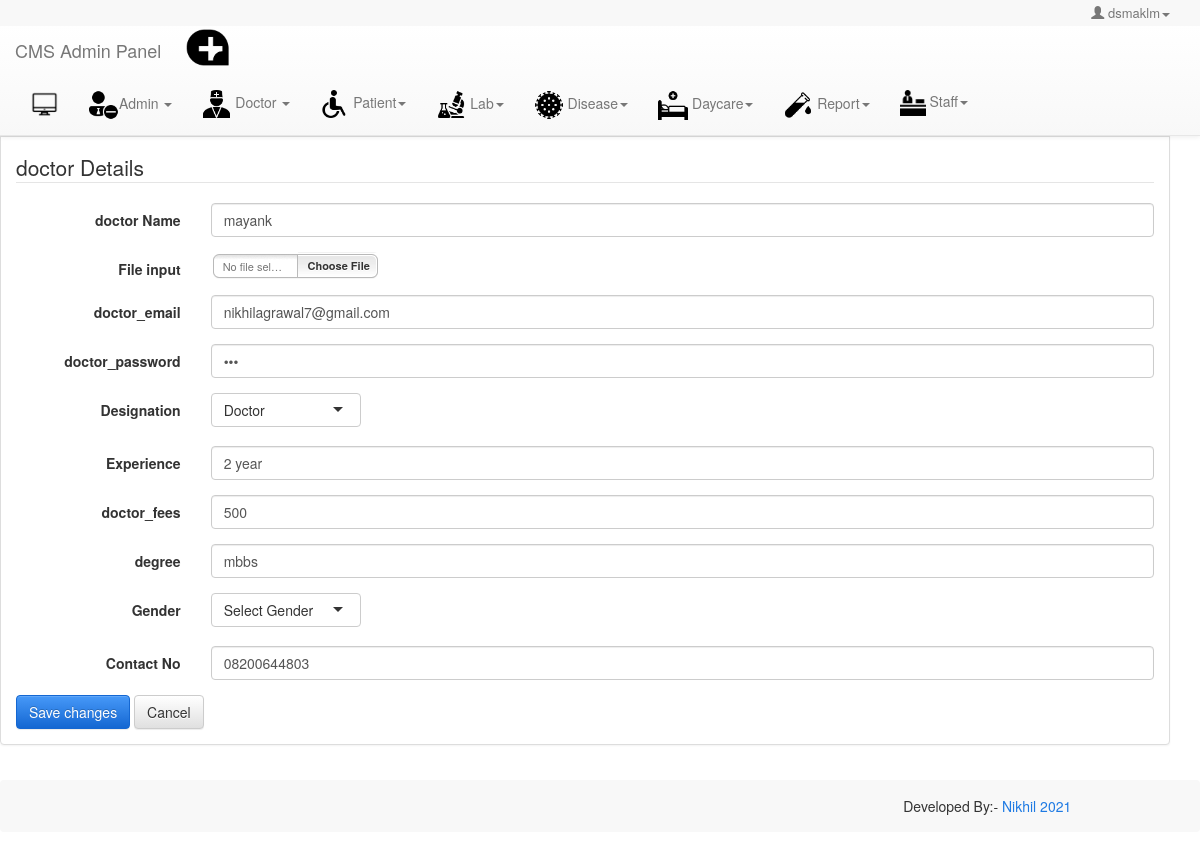
Page /doctor_update.php?id=20 (signed in) on the committed database.
### tables this page shows
CREATE TABLE `doctor` (
  `doctor_id` int(11) NOT NULL,
  `doctor_name` varchar(30) NOT NULL,
  `image_name` varchar(30) NOT NULL,
  `doctor_email` varchar(60) NOT NULL,
  `doctor_password` varchar(30) NOT NULL,
  `designation_id` int(11) NOT NULL,
  `Experience` varchar(30) NOT NULL,
  `doctor_fees` varchar(30) NOT NULL,
  `degree` varchar(30) NOT NULL,
  `gender` varchar(30) NOT NULL,
  `Phone_no` varchar(30) NOT NULL
);

### doctor_update.php (the view, shortened to what this page needs)
<?php
include('include/connection.php');
if(isset($_GET['id']))
{
	$cn=getCon();
	$id=$_GET['id'];
	$selectQuery="SELECT * FROM doctor WHERE doctor_id=".$id;
	$rs=mysqli_query($cn,$selectQuery) or die("".mysqli_error());
	$row=mysqli_fetch_array($rs);
}
?>
<!DOCTYPE html>
<html>
    <head>
		<?php include('link.php')?>
    </head>
    <body class="bootstrap-admin-with-small-navbar">
	<?php include('header.php')?>
        <div class="container">
            <div class="row">
                <div class="col-md-12">
                    <div class="row">
                        <div class="col-lg-12">
                            <div class="panel panel-default bootstrap-admin-no-table-panel">
                                <div class="panel-heading">
                                    <div class="text-muted bootstrap-admin-box-title">doctor</div>
                                </div>
                                <div class="bootstrap-admin-no-table-panel-content bootstrap-admin-panel-content collapse in">
                                    <form class="form-horizontal" onSubmit="return validate(this);" method="post" enctype="multipart/form-data">
                                        <fieldset>
                                            <legend>doctor Details</legend>
                                           <div class="form-group">
                                                <label class="col-lg-2 control-label" >doctor Name</label>
                                                <div class="col-lg-10">
                                                    <input type="text" class="form-control col-md-6" id="txtdoctor_name" name="txtdoctor_name" value="<?php echo $row['doctor_name'];?>">
                                                </div>
                                            </div>
                                            <div class="form-group">
                                                <label class="col-lg-2 control-label" for="fileInput">File input</label>
                                                <div class="col-lg-10">
                                                </div>
                                            </div>
                                             <div class="form-group">
                                                <label class="col-lg-2 control-label" >doctor_email</label>
                                                <div class="col-lg-10">
                                                    <input type="text" class="form-control col-md-6" id="txxdoctor_email" name="txxdoctor_email" value="<?php echo $row['doctor_email'];?>">
                                                </div>
                                            </div>
                                            <div class="form-group">
                                                <label class="col-lg-2 control-label" >doctor_password</label>
                                                <div class="col-lg-10">
                                                    <input type="password" class="form-control col-md-6" id="txtdoctor_password" name="txtdoctor_password" value="<?php echo $row['doctor_password'];?>">
                                                </div>
                                            </div>
                                         <div class="form-group">
                                                <label class="col-lg-2 control-label">Designation</label>
                                                <div class="col-lg-10">
                                                </div>
                                            </div>
                                            <div class="form-group">
                                                <label class="col-lg-2 control-label" >Experience</label>
                                                <div class="col-lg-10">
                                                    <input type="text" class="form-control col-md-6" id="txtExperience" name="txtExperience" value="<?php echo $row['Experience'];?>">
                                                </div>
                                            </div>
                                             <div class="form-group">
                                                <label class="col-lg-2 control-label" >doctor_fees</label>
                                                <div class="col-lg-10">
                                                    <input type="text" class="form-control col-md-6" id="txtdoctor_fees" name="txtdoctor_fees" value="<?php echo $row['doctor_fees'];?>">
                                                </div>
                                            </div>
                                             <div class="form-group">
                                                <label class="col-lg-2 control-label" >degree</label>
                                                <div class="col-lg-10">
                                                    <input type="text" class="form-control col-md-6" id="txtdegree" name="txtdegree" value="<?php echo $row['degree'];?>">
                                                </div>
                                            </div>
                                            <div class="form-group">
                                                <label class="col-lg-2 control-label">Gender</label>
                                                <div class="col-lg-10">
                                                </div>
                                            </div>
                                            <div class="form-group">
                                                <label class="col-lg-2 control-label" >Contact No</label>
                                                <div class="col-lg-10">
                                                    <input type="text" class="form-control col-md-6" id="ttxPhone_no" name="ttxPhone_no" value="<?php echo $row['Phone_no'];?>">
                                                </div>
                                            </div>
                                            <button type="submit" class="btn btn-primary" name="btnsubmit">Save changes</button>
                                            <button type="reset" class="btn btn-default">Cancel</button>
                                        </fieldset>
                                    </form>
                                </div>
                            </div>
                        </div>
                    </div>
                </div>
            </div>
        </div>
        <?php include('footer.php');?>
    </body>
</html>

### link.php (shortened to what this page needs)
<link rel="stylesheet" media="screen" href="css/bootstrap.min.css">
<link rel="stylesheet" media="screen" href="css/bootstrap-theme.min.css">
<link rel="stylesheet" media="screen" href="css/bootstrap-responsive.min.css">
<link rel="stylesheet" media="screen" href="css/bootstrap-admin-theme.css">
<link rel="stylesheet" media="screen" href="css/bootstrap-admin-theme-change-size.css">
<link rel="stylesheet" media="screen" href="vendors/bootstrap-datepicker/css/datepicker.css">
<link rel="stylesheet" media="screen" href="css/datepicker.fixes.css">
<link rel="stylesheet" media="screen" href="vendors/uniform/themes/default/css/uniform.default.min.css">
<link rel="stylesheet" media="screen" href="css/uniform.default.fixes.css">
<link rel="stylesheet" media="screen" href="vendors/chosen.min.css">
<link rel="stylesheet" media="screen" href="vendors/selectize/dist/css/selectize.bootstrap3.css">
<link rel="stylesheet" media="screen" href="vendors/bootstrap-wysihtml5-rails-b3/vendor/assets/stylesheets/bootstrap-wysihtml5/core-b3.css">
<link rel="stylesheet" media="screen" href="css/DT_bootstrap.css">

### header.php (shortened to what this page needs)
<nav class="navbar navbar-default navbar-fixed-top bootstrap-admin-navbar-sm" role="navigation">
    <div class="container">
        <div class="row">
            <div class="col-lg-12">
                <div class="collapse navbar-collapse">
                    <ul class="nav navbar-nav navbar-right">
                        <li class="dropdown">
                            <a href="#" role="button" class="dropdown-toggle" data-hover="dropdown"> <i class="glyphicon glyphicon-user"></i> <?php echo $_SESSION["username"]; ?><i class="caret"></i></a>
                        </li>
                    </ul>
                </div>
            </div>
        </div>
    </div>
</nav>
<nav class="navbar navbar-default navbar-fixed-top bootstrap-admin-navbar bootstrap-admin-navbar-under-small" role="navigation">
    <div class="container">
        <div class="row">
            <div class="col-lg-12">
                <div class="navbar-header">
                    <a class="navbar-brand" href="dashboard.php">CMS Admin Panel</a><img src="logo-ms.png" height="45" width="80">
                </div>
                <div class="collapse navbar-collapse main-navbar-collapse">
                    <ul class="nav navbar-nav">
                        <li><a href="dashboard.php"> <img src="display.png" height="28" width="29"></a></li>
                        <li class="dropdown">
                            <a href="admin.php" class="dropdown-toggle" data-hover="dropdown"><img src="admin.png" height="30" width="30">Admin <b class="caret"></b></a>
                        </li>
                         <li class="dropdown">
                           <a href="#" class="dropdown-toggle" data-hover="dropdown"> <img src="doctor.png" height="28" width="29"> Doctor <b class="caret"></b></a>
                        </li>
                        <li class="dropdown">
                            <a href="#" class="dropdown-toggle" data-hover="dropdown"><img src="patient.png" height="28" width="29"> Patient<b class="caret"></b></a>
                        </li>
                        <li class="dropdown">
                            <a href="lab_details.php" class="dropdown-toggle" data-hover="dropdown"><img src="lab.png" height="30" width="30"> Lab<b class="caret"></b></a>
                        </li>
                         <li class="dropdown">
                            <a href="disease.php" class="dropdown-toggle" data-hover="dropdown"><img src="dieases.png" height="30" width="30"> Disease<b class="caret"></b></a>
                        </li>
                         <li class="dropdown">
                            <a href="#" class="dropdown-toggle" data-hover="dropdown"><img src="daycare.png" height="30" width="30"> Daycare<b class="caret"></b></a>
                        </li>
                          <li class="dropdown">
                            <a href="#" class="dropdown-toggle" data-hover="dropdown"><img src="blood report.png" height="30" width="30"> Report<b class="caret"></b></a>
                        </li>
                         <li class="dropdown">
                            <a href="#" class="dropdown-toggle" data-hover="dropdown"><img src="staff.png" height="26" width="26"> Staff<b class="caret"></b></a>
                        </li>
                          </ul>
                </div>
            </div>
        </div>
    </div>
</nav>

### footer.php (shortened to what this page needs)
<div class="navbar navbar-footer">
    <div class="container">
        <div class="row">
            <div class="col-lg-11">
                <footer role="contentinfo">
                    <p class="right">Developed By:-  <a href="" target="_blank"> Nikhil  2021  </a></p>
                </footer>
            </div>
        </div>
    </div>
</div>

### rows in the picture
doctor: txtdoctor_name "mayank", txxdoctor_email "nikhilagrawal7@gmail.com", txtExperience "2 year", txtdoctor_fees "500", txtdegree "mbbs", ttxPhone_no "08200644803"

### other values in the picture
$_SESSION["username"] "dsmaklm"
